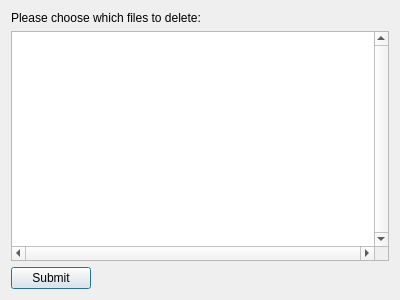
<?xml version="1.0" encoding="UTF-8"?>
<ui version="4.0">
 <class>Dialog</class>
 <widget class="QDialog" name="Dialog">
  <property name="geometry">
   <rect>
    <x>0</x>
    <y>0</y>
    <width>400</width>
    <height>300</height>
   </rect>
  </property>
  <property name="windowTitle">
   <string>Keep or Delete Files</string>
  </property>
  <layout class="QGridLayout" name="gridLayout">
   <item row="1" column="0" colspan="2">
    <widget class="QTableWidget" name="files_table">
     <property name="toolTip">
      <string>&lt;html&gt;&lt;head/&gt;&lt;body&gt;&lt;p&gt;This table has all of the files in your CSPR database folder.&lt;/p&gt;&lt;p&gt;&lt;br/&gt;&lt;/p&gt;&lt;p&gt;Please select/highlight which files you would like deleted upon closure of this program.&lt;/p&gt;&lt;/body&gt;&lt;/html&gt;</string>
     </property>
     <property name="verticalScrollBarPolicy">
      <enum>Qt::ScrollBarAlwaysOn</enum>
     </property>
     <property name="horizontalScrollBarPolicy">
      <enum>Qt::ScrollBarAlwaysOn</enum>
     </property>
     <property name="sizeAdjustPolicy">
      <enum>QAbstractScrollArea::AdjustIgnored</enum>
     </property>
     <property name="autoScroll">
      <bool>true</bool>
     </property>
     <property name="verticalScrollMode">
      <enum>QAbstractItemView::ScrollPerPixel</enum>
     </property>
     <property name="horizontalScrollMode">
      <enum>QAbstractItemView::ScrollPerPixel</enum>
     </property>
     <attribute name="verticalHeaderShowSortIndicator" stdset="0">
      <bool>true</bool>
     </attribute>
    </widget>
   </item>
   <item row="0" column="0">
    <widget class="QLabel" name="title_label">
     <property name="text">
      <string>Please choose which files to delete:</string>
     </property>
    </widget>
   </item>
   <item row="3" column="0">
    <layout class="QGridLayout" name="gridLayout_2">
     <item row="0" column="1">
      <spacer name="horizontalSpacer">
       <property name="orientation">
        <enum>Qt::Horizontal</enum>
       </property>
       <property name="sizeHint" stdset="0">
        <size>
         <width>40</width>
         <height>20</height>
        </size>
       </property>
      </spacer>
     </item>
     <item row="0" column="0">
      <widget class="QPushButton" name="submit_button">
       <property name="toolTip">
        <string>&lt;html&gt;&lt;head/&gt;&lt;body&gt;&lt;p&gt;Once pressed, this button will delete any and all selected/highlighted files in the table.&lt;/p&gt;&lt;p&gt;If no files are selected/highlighted, no files will be deleted.&lt;/p&gt;&lt;p&gt;&lt;br/&gt;&lt;/p&gt;&lt;p&gt;After this process is done, the program will close.&lt;/p&gt;&lt;/body&gt;&lt;/html&gt;</string>
       </property>
       <property name="text">
        <string>Submit</string>
       </property>
      </widget>
     </item>
    </layout>
   </item>
  </layout>
 </widget>
 <resources/>
 <connections/>
</ui>
